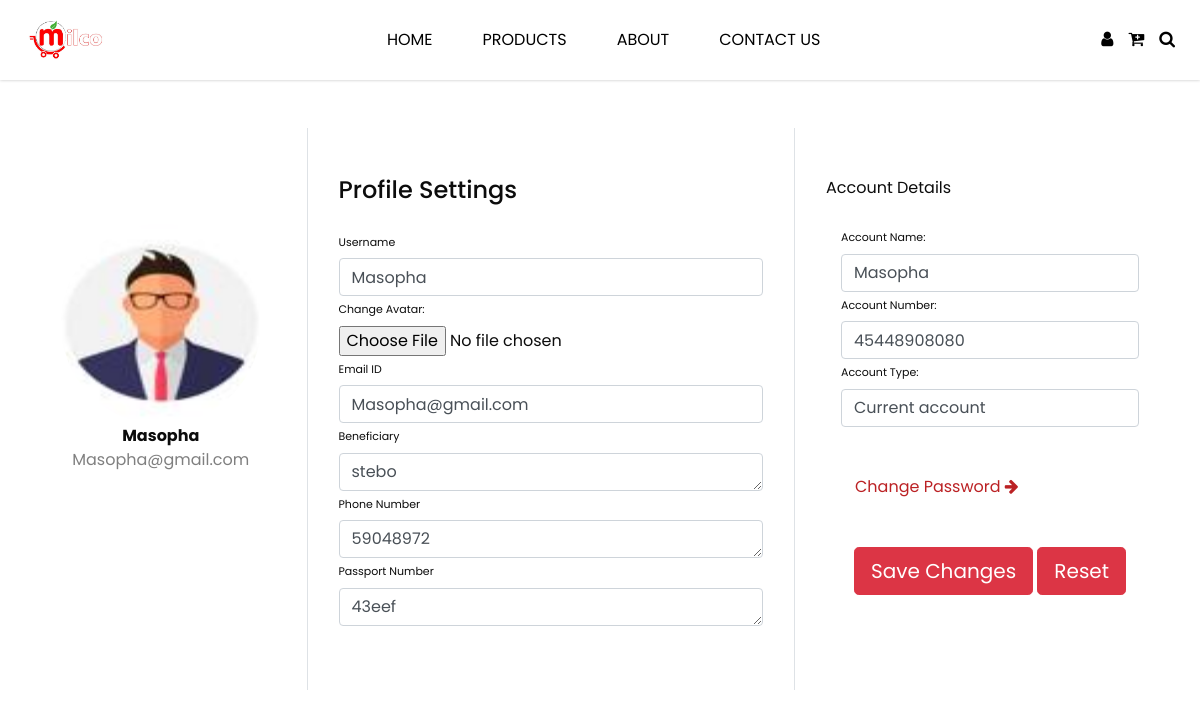
The page /accounts/profile/ (signed in) on the database its author committed.
### app/models.py (models this page shows, shortened)
class User(AbstractUser):
    is_customer = models.BooleanField(default=False)
    is_employee = models.BooleanField(default=False)
    first_name = models.CharField(max_length=100)
    last_name = models.CharField(max_length=100)
    email = models.CharField(max_length=100)

class Member(models.Model):
    user = models.OneToOneField(User, on_delete = models.CASCADE, primary_key = True)
    phone = models.CharField(max_length=20,null=True, blank=True)
    passport_number = models.CharField(max_length=20,null=True, blank=True)
    district = models.CharField(max_length=20,null=True, blank=True)
    village = models.CharField(max_length=20,null=True, blank=True)
    passport = models.ImageField(default='default.jpg',upload_to='passport')
    avatar = models.ImageField(default='default.jpg', upload_to='profile_images')
    beneficiary= models.CharField(max_length=20,null=True, blank=True)
    bank= models.CharField(max_length=30,null=True, blank=True) #length important
    acc_type= models.CharField(max_length=30,null=True, blank=True)
    acc_number= models.CharField(max_length=20,null=True, blank=True)
    branch= models.CharField(max_length=20,null=True, blank=True)
    month_save= models.CharField(max_length=20,null=True, blank=True)
    save_date= models.CharField(max_length=20,null=True, blank=True)
    proof = models.ImageField(default='default.jpg',upload_to='bank')
    active = models.BooleanField(default=False,null=True, blank=True)

### app/views.py (the view)
# urls.py: path('accounts/profile/', views.ProfileView, name="profile"),
def ProfileView(request):
    if request.method == 'POST':
        user_form = UpdateUserForm(request.POST, instance=request.user)
        profile_form = UpdateProfileForm(request.POST, request.FILES, instance=request.user.member)
        if user_form.is_valid() and profile_form.is_valid():
            user_form.save()
            profile_form.save()
            messages.success(request, 'Your profile is updated successfully')
            return redirect(to='profile')
    else:
        user_form = UpdateUserForm(instance=request.user)
        profile_form = UpdateProfileForm(instance=request.user.member)
    return render(request, 'profile.html', {'user_form': user_form, 'profile_form': profile_form})

### app/forms.py
class UpdateUserForm(forms.ModelForm):
    username = forms.CharField(max_length=100,
                               required=True,
                               widget=forms.TextInput(attrs={'class': 'form-control'}))
    first_name = forms.CharField(max_length=100,
                               required=True,
                               widget=forms.TextInput(attrs={'class': 'form-control'}))
    last_name = forms.CharField(max_length=100,
                               required=True,
                               widget=forms.TextInput(attrs={'class': 'form-control'}))
    email = forms.EmailField(required=True,
                             widget=forms.TextInput(attrs={'class': 'form-control'}))
    class Meta:
        model = User
        fields = ['username', 'email','last_name','first_name']

### app/templates/profile.html (shortened to what this page needs)
{% load static %}
{% block content %}
<!DOCTYPE html>
<html lang="en">
<head>
  <link rel="stylesheet" type="text/css" href="{% static 'css/bootstrap.css' %}" />
  <link rel="stylesheet" type="text/css" href="https://cdnjs.cloudflare.com/ajax/libs/OwlCarousel2/2.3.4/assets/owl.carousel.min.css" />
  <link href="{% static 'css/font-awesome.min.css' %}" rel="stylesheet" />
  <link href="{% static 'css/style.css' %}" rel="stylesheet" />
  <link href="{% static 'css/responsive.css' %}" rel="stylesheet" />
</head>
<body class="sub_page">
  <div class="hero_area">
    <header class="header_section">
      <div class="container-fluid">
        <nav class="navbar navbar-expand-lg custom_nav-container ">
          <a class="navbar-brand" href="{% url 'home' %}">
            <span>
              <img src="{% static 'images/logo.png' %}" alt="" style="width: 80px; height: 40px;">
            </span>
          </a>
          <div class="collapse navbar-collapse" id="navbarSupportedContent">
            <ul class="navbar-nav">
              <li class="nav-item">
                <a class="nav-link" href="{% url 'home' %}">Home </a>
              </li>
              <li class="nav-item">
                <a class="nav-link" href="{% url 'products' %}">Products </a>
              </li>
              <li class="nav-item">
                <a class="nav-link" href="{% url 'about' %}"> About </a>
              </li>
              <li class="nav-item active">
                <a class="nav-link" href="{% url 'contact' %}">Contact Us <span class="sr-only">(current)</span> </a>
              </li>
            </ul>
            <div class="user_option-box">
              <a href="">
                <i class="fa fa-user" aria-hidden="true"></i>
              </a>
              <a href="">
                <i class="fa fa-cart-plus" aria-hidden="true"></i>
              </a>
              <a href="">
                <i class="fa fa-search" aria-hidden="true"></i>
              </a>
            </div>
          </div>
        </nav>
      </div>
    </header>
  </div>
  <div class="container rounded bg-white mt-5 mb-5">
    <div class="row">
        <div class="col-md-3 border-right">
            <div class="d-flex flex-column align-items-center text-center p-3 py-5"><img class="rounded-circle mt-5" width="150px" src="{{ user.member.avatar.url }}" style="height:200px; width:200px;"><span class="font-weight-bold">{{request.user}}</span><span class="text-black-50">{{request.user.email}}</span></div>
        </div>
        <div class="col-md-5 border-right">
            <div class="p-3 py-5">
                <div class="d-flex justify-content-between align-items-center mb-3">
                    <h4 class="text-right">Profile Settings</h4>
                </div>
                <form method="post" enctype="multipart/form-data">
                <div class="row mt-3">
                  <div class="col-md-12"><label class="labels">Username</label> {{ user_form.username }}</div>
                    <div class="col-md-12"><label class="labels">Change Avatar:</label>{{ profile_form.avatar }}</div>
                    <div class="col-md-12"><label class="labels">Email ID</label>{{ user_form.email }}</div>
                    <div class="col-md-12"><label class="labels">Beneficiary</label>{{ profile_form.beneficiary }}</div>
                    <div class="col-md-12"><label class="labels">Phone Number</label>{{ profile_form.phone }}</div>
                    <div class="col-md-12"><label class="labels">Passport Number</label>{{ profile_form.passport_number }}</div>
                </div>
            </div>
        </div>
        <div class="col-md-4">
            <div class="p-3 py-5">
                <div class="d-flex justify-content-between align-items-center experience">Account Details</div><br>
                <div class="col-md-12"><label class="labels">Account Name:</label>{{ user_form.first_name }}   </div>
                <div class="col-md-12"><label class="labels">Account Number:</label>{{ profile_form.acc_number }}</div>
                <div class="col-md-12"><label class="labels">Account Type:</label>{{ profile_form.acc_type }}</div>
              </div>
                 <a style="color:#bb2124;padding-left: 45px;" href="{% url 'change_password' %}">Change Password <i class="fa fa-arrow-right" aria-hidden="true"></i></a>
                <div class="mt-5 text-center"><button type="submit" class="btn btn-danger btn-lg">Save Changes</button>
                <button type="reset" class="btn btn-danger btn-lg">Reset</button></div>
            </div>
        </div>
</div>
</body>
{% endblock content %}

### static/css/style.css (style rules this page uses)
body { font-family: "Poppins", sans-serif; color: #0c0c0c; background-color: #ffffff; overflow-x: hidden; }
a, a:hover, a:focus { text-decoration: none; }
.btn, .btn:focus { outline: none !important; -webkit-box-shadow: none; box-shadow: none; }
.hero_area { position: relative; min-height: 100vh; display: -webkit-box; display: -ms-flexbox; display: flex; -webkit-box-orient: vertical; -webkit-box-direction: normal; -ms-flex-direction: column; flex-direction: column; padding-left: 45px; }
.hero_area .container-fluid { padding-left: 25px; padding-right: 25px; }
.sub_page .hero_area { min-height: auto; border-radius: 0 0 45px 0; padding-left: 0; }
.sub_page .header_section { -webkit-box-shadow: 0 0 3px 0 rgba(0, 0, 0, 0.25); box-shadow: 0 0 3px 0 rgba(0, 0, 0, 0.25); }
.header_section { padding: 15px 0; }
.header_section .container-fluid { padding-right: 25px; padding-left: 25px; }
.navbar-brand span { font-weight: bold; color: #000000; font-size: 24px; }
.custom_nav-container { padding: 0; }
.custom_nav-container .navbar-nav { margin: auto; }
.custom_nav-container .navbar-nav .nav-item .nav-link { padding: 5px 25px; color: #000000; text-align: center; text-transform: uppercase; border-radius: 5px; -webkit-transition: all 0.3s; transition: all 0.3s; }
.custom_nav-container .navbar-nav .nav-item:hover .nav-link, .custom_nav-container .navbar-nav .nav-item.active .nav-link { color: #000000; background-color: #ffffff; }
.user_option-box { display: -webkit-box; display: -ms-flexbox; display: flex; -webkit-box-align: center; -ms-flex-align: center; align-items: center; }
.user_option-box a { color: #000000; text-transform: uppercase; margin-left: 15px; font-size: 17px; }
.labels { font-size: 11px }

### static/css/responsive.css (style rules this page uses)
@media (min-width: 1200px) { .container { max-width: 1170px; } }

### rows shown on the page
User: member.avatar (placeholder picture), user "Masopha", user.email "Masopha@gmail.com", username "Masopha", email "Masopha@gmail.com", first_name "Masopha"
Member: beneficiary "stebo", phone "59048972", passport_number "43eef", acc_number "45448908080", acc_type "Current account"
